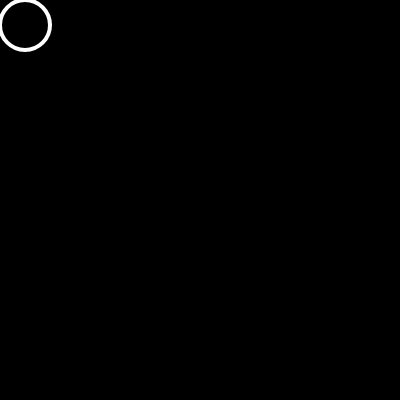
Frame 1 (no input)
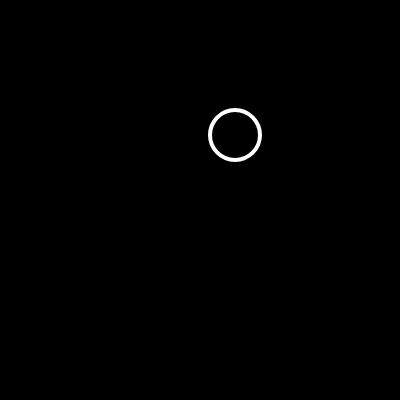
Frame 60 (no input)
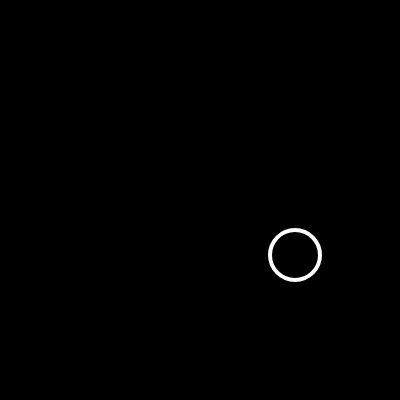
Frame 120 (the mouse pressed at the canvas centre since frame 60)

The p5.js sketch that drew these frames (run headless with seeded random() and noise() and a simulated clock; from frame 60 on, the mouse is pressed at the canvas centre):

// p5.js sketch
// ── sketch.js
var x = 0;
var y = 0;
var speedx = 30;
var speedy = 10;
var diameter = 50;

function setup() {
  createCanvas(400, 400);
}

function draw() {
  background(0);
  stroke(255);
  strokeWeight(4);
  noFill(); 
  ellipse(x+diameter/2,y+diameter/2,diameter,diameter);
  
  if (x + diameter >= width || x < 0){
    speedx = -1*speedx
  }
  x = x + speedx
  
  if (y + diameter >= height || y < 0){
    speedy = -1*speedy
  }
  y = y + speedy
}
